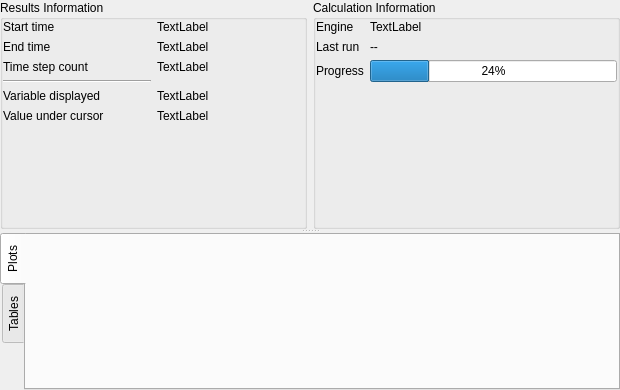
<?xml version="1.0" encoding="UTF-8"?>
<ui version="4.0">
 <class>ReosHydraulicStructure2DProperties</class>
 <widget class="QWidget" name="ReosHydraulicStructure2DProperties">
  <property name="geometry">
   <rect>
    <x>0</x>
    <y>0</y>
    <width>620</width>
    <height>390</height>
   </rect>
  </property>
  <property name="minimumSize">
   <size>
    <width>620</width>
    <height>0</height>
   </size>
  </property>
  <property name="windowTitle">
   <string>Form</string>
  </property>
  <layout class="QVBoxLayout" name="verticalLayout">
   <property name="leftMargin">
    <number>0</number>
   </property>
   <property name="topMargin">
    <number>0</number>
   </property>
   <property name="rightMargin">
    <number>0</number>
   </property>
   <property name="bottomMargin">
    <number>0</number>
   </property>
   <item>
    <layout class="QHBoxLayout" name="mToolBoxLayout">
     <property name="topMargin">
      <number>0</number>
     </property>
    </layout>
   </item>
   <item>
    <widget class="QSplitter" name="splitter">
     <property name="orientation">
      <enum>Qt::Vertical</enum>
     </property>
     <widget class="QWidget" name="layoutWidget">
      <layout class="QHBoxLayout" name="horizontalLayout" stretch="1,1">
       <property name="leftMargin">
        <number>0</number>
       </property>
       <item>
        <widget class="QGroupBox" name="mGroupBoxResultInfo">
         <property name="title">
          <string notr="true">Results Information</string>
         </property>
         <property name="checkable">
          <bool>false</bool>
         </property>
         <layout class="QGridLayout" name="gridLayout_2">
          <property name="leftMargin">
           <number>0</number>
          </property>
          <property name="topMargin">
           <number>0</number>
          </property>
          <property name="rightMargin">
           <number>0</number>
          </property>
          <property name="bottomMargin">
           <number>0</number>
          </property>
          <item row="1" column="0">
           <widget class="QLabel" name="label_5">
            <property name="text">
             <string>End time</string>
            </property>
           </widget>
          </item>
          <item row="0" column="0">
           <widget class="QLabel" name="label_4">
            <property name="text">
             <string>Start time</string>
            </property>
           </widget>
          </item>
          <item row="6" column="0">
           <spacer name="verticalSpacer_2">
            <property name="orientation">
             <enum>Qt::Vertical</enum>
            </property>
            <property name="sizeHint" stdset="0">
             <size>
              <width>20</width>
              <height>40</height>
             </size>
            </property>
           </spacer>
          </item>
          <item row="3" column="0">
           <widget class="Line" name="line">
            <property name="orientation">
             <enum>Qt::Horizontal</enum>
            </property>
           </widget>
          </item>
          <item row="5" column="0">
           <widget class="QLabel" name="label_8">
            <property name="text">
             <string>Value under cursor</string>
            </property>
           </widget>
          </item>
          <item row="4" column="0">
           <widget class="QLabel" name="label_7">
            <property name="text">
             <string>Variable displayed</string>
            </property>
           </widget>
          </item>
          <item row="2" column="0">
           <widget class="QLabel" name="label_6">
            <property name="text">
             <string>Time step count</string>
            </property>
           </widget>
          </item>
          <item row="0" column="1">
           <widget class="QLabel" name="mLabelResultStartTime">
            <property name="text">
             <string>TextLabel</string>
            </property>
           </widget>
          </item>
          <item row="1" column="1">
           <widget class="QLabel" name="mLabelResultEndTime">
            <property name="text">
             <string>TextLabel</string>
            </property>
           </widget>
          </item>
          <item row="2" column="1">
           <widget class="QLabel" name="mLabelResultTimeStepCount">
            <property name="text">
             <string>TextLabel</string>
            </property>
           </widget>
          </item>
          <item row="4" column="1">
           <widget class="QLabel" name="mLabelResultValueDisplayed">
            <property name="text">
             <string>TextLabel</string>
            </property>
           </widget>
          </item>
          <item row="5" column="1">
           <widget class="QLabel" name="mLabelResultValueUnderCursor">
            <property name="text">
             <string>TextLabel</string>
            </property>
           </widget>
          </item>
         </layout>
        </widget>
       </item>
       <item>
        <widget class="QGroupBox" name="groupBox">
         <property name="title">
          <string>Calculation Information</string>
         </property>
         <layout class="QGridLayout" name="gridLayout">
          <property name="leftMargin">
           <number>0</number>
          </property>
          <property name="topMargin">
           <number>0</number>
          </property>
          <property name="rightMargin">
           <number>0</number>
          </property>
          <property name="bottomMargin">
           <number>0</number>
          </property>
          <item row="1" column="2">
           <widget class="QLabel" name="mLastRunLabel">
            <property name="text">
             <string>--</string>
            </property>
           </widget>
          </item>
          <item row="1" column="1">
           <widget class="QLabel" name="label_3">
            <property name="text">
             <string>Last run</string>
            </property>
           </widget>
          </item>
          <item row="0" column="1">
           <widget class="QLabel" name="label_2">
            <property name="text">
             <string>Engine</string>
            </property>
           </widget>
          </item>
          <item row="2" column="2">
           <widget class="QProgressBar" name="mProgressBar">
            <property name="value">
             <number>24</number>
            </property>
           </widget>
          </item>
          <item row="3" column="2">
           <spacer name="verticalSpacer">
            <property name="orientation">
             <enum>Qt::Vertical</enum>
            </property>
            <property name="sizeHint" stdset="0">
             <size>
              <width>20</width>
              <height>40</height>
             </size>
            </property>
           </spacer>
          </item>
          <item row="0" column="2">
           <widget class="QLabel" name="mSimulationEngineName">
            <property name="text">
             <string>TextLabel</string>
            </property>
           </widget>
          </item>
          <item row="2" column="1">
           <widget class="QLabel" name="label">
            <property name="text">
             <string>Progress</string>
            </property>
           </widget>
          </item>
         </layout>
        </widget>
       </item>
      </layout>
     </widget>
     <widget class="QTabWidget" name="tabWidget">
      <property name="tabPosition">
       <enum>QTabWidget::West</enum>
      </property>
      <property name="currentIndex">
       <number>0</number>
      </property>
      <widget class="QWidget" name="tab">
       <attribute name="title">
        <string>Plots</string>
       </attribute>
       <layout class="QVBoxLayout" name="verticalLayout_2">
        <property name="leftMargin">
         <number>5</number>
        </property>
        <property name="topMargin">
         <number>5</number>
        </property>
        <property name="rightMargin">
         <number>5</number>
        </property>
        <property name="bottomMargin">
         <number>5</number>
        </property>
        <item>
         <widget class="ReosPlotWidget" name="mPlotWidget" native="true"/>
        </item>
       </layout>
      </widget>
      <widget class="QWidget" name="tab_2">
       <attribute name="title">
        <string>Tables</string>
       </attribute>
       <layout class="QVBoxLayout" name="verticalLayout_3">
        <property name="leftMargin">
         <number>0</number>
        </property>
        <property name="topMargin">
         <number>0</number>
        </property>
        <property name="rightMargin">
         <number>0</number>
        </property>
        <property name="bottomMargin">
         <number>0</number>
        </property>
        <item>
         <widget class="ReosTimeSeriesVariableTimeStepReadOnlyTablesView" name="mHydrographTables" native="true"/>
        </item>
       </layout>
      </widget>
     </widget>
    </widget>
   </item>
  </layout>
 </widget>
 <customwidgets>
  <customwidget>
   <class>ReosPlotWidget</class>
   <extends>QWidget</extends>
   <header>reosplotwidget.h</header>
   <container>1</container>
  </customwidget>
  <customwidget>
   <class>ReosTimeSeriesVariableTimeStepReadOnlyTablesView</class>
   <extends>QWidget</extends>
   <header>reostimeseriesvariabletimestepreadonlymodel.h</header>
   <container>1</container>
  </customwidget>
 </customwidgets>
 <resources/>
 <connections/>
</ui>
